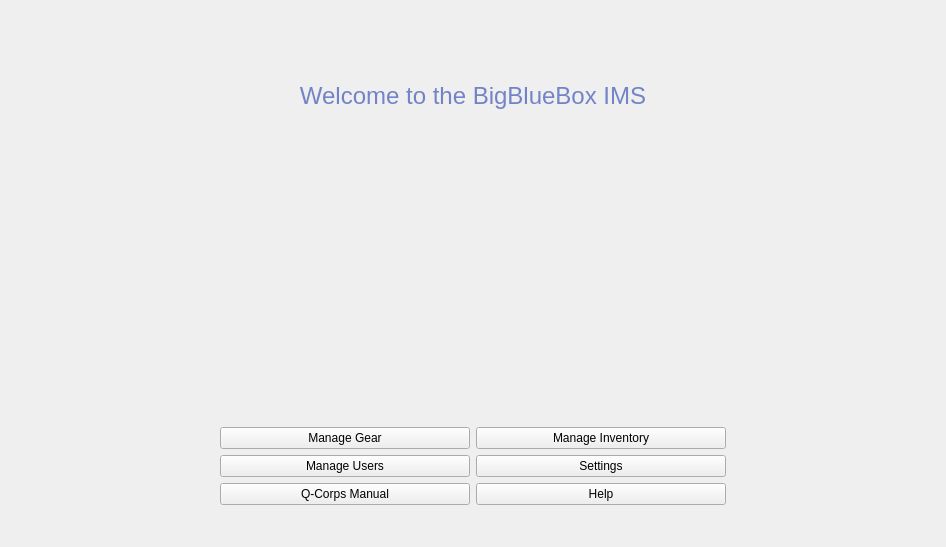
<?xml version="1.0" encoding="UTF-8"?>
<ui version="4.0">
 <class>MainMenu</class>
 <widget class="QWidget" name="MainMenu">
  <property name="geometry">
   <rect>
    <x>0</x>
    <y>0</y>
    <width>946</width>
    <height>547</height>
   </rect>
  </property>
  <property name="windowTitle">
   <string>Form</string>
  </property>
  <layout class="QGridLayout" name="gridLayout">
   <item row="0" column="0">
    <widget class="QStackedWidget" name="horizontalStackedWidget">
     <widget class="QWidget" name="horizontalStackedWidgetPage1">
      <layout class="QVBoxLayout" name="verticalLayout_2">
       <item>
        <layout class="QVBoxLayout" name="verticalLayout">
         <item>
          <spacer name="verticalSpacer_3">
           <property name="orientation">
            <enum>Qt::Vertical</enum>
           </property>
           <property name="sizeType">
            <enum>QSizePolicy::Maximum</enum>
           </property>
           <property name="sizeHint" stdset="0">
            <size>
             <width>20</width>
             <height>100</height>
            </size>
           </property>
          </spacer>
         </item>
         <item>
          <widget class="QLabel" name="label">
           <property name="text">
            <string>&lt;html&gt;&lt;head/&gt;&lt;body&gt;&lt;p align=&quot;center&quot;&gt;&lt;span style=&quot; font-size:18pt; color:#7383c8;&quot;&gt;Welcome to the BigBlueBox IMS&lt;/span&gt;&lt;/p&gt;&lt;/body&gt;&lt;/html&gt;</string>
           </property>
          </widget>
         </item>
         <item>
          <spacer name="verticalSpacer">
           <property name="orientation">
            <enum>Qt::Vertical</enum>
           </property>
           <property name="sizeType">
            <enum>QSizePolicy::Preferred</enum>
           </property>
           <property name="sizeHint" stdset="0">
            <size>
             <width>20</width>
             <height>350</height>
            </size>
           </property>
          </spacer>
         </item>
         <item>
          <layout class="QGridLayout" name="gridLayout_2">
           <item row="1" column="0">
            <spacer name="horizontalSpacer_2">
             <property name="orientation">
              <enum>Qt::Horizontal</enum>
             </property>
             <property name="sizeHint" stdset="0">
              <size>
               <width>200</width>
               <height>20</height>
              </size>
             </property>
            </spacer>
           </item>
           <item row="1" column="2">
            <widget class="QPushButton" name="pushButton_gotoInv">
             <property name="sizePolicy">
              <sizepolicy hsizetype="Fixed" vsizetype="Fixed">
               <horstretch>1</horstretch>
               <verstretch>0</verstretch>
              </sizepolicy>
             </property>
             <property name="maximumSize">
              <size>
               <width>350</width>
               <height>16777215</height>
              </size>
             </property>
             <property name="text">
              <string>Manage Inventory</string>
             </property>
             <property name="checkable">
              <bool>false</bool>
             </property>
            </widget>
           </item>
           <item row="1" column="3">
            <spacer name="horizontalSpacer_3">
             <property name="orientation">
              <enum>Qt::Horizontal</enum>
             </property>
             <property name="sizeType">
              <enum>QSizePolicy::Expanding</enum>
             </property>
             <property name="sizeHint" stdset="0">
              <size>
               <width>200</width>
               <height>20</height>
              </size>
             </property>
            </spacer>
           </item>
           <item row="1" column="1">
            <widget class="QPushButton" name="pushButton_2">
             <property name="sizePolicy">
              <sizepolicy hsizetype="Fixed" vsizetype="Fixed">
               <horstretch>1</horstretch>
               <verstretch>0</verstretch>
              </sizepolicy>
             </property>
             <property name="maximumSize">
              <size>
               <width>350</width>
               <height>16777215</height>
              </size>
             </property>
             <property name="text">
              <string>Manage Gear</string>
             </property>
            </widget>
           </item>
           <item row="2" column="2">
            <widget class="QPushButton" name="pushButton_gotoSettings">
             <property name="text">
              <string>Settings</string>
             </property>
            </widget>
           </item>
           <item row="2" column="1">
            <widget class="QPushButton" name="pushButton_4">
             <property name="text">
              <string>Manage Users</string>
             </property>
            </widget>
           </item>
           <item row="3" column="1">
            <widget class="QPushButton" name="pushButton_5">
             <property name="text">
              <string>Q-Corps Manual</string>
             </property>
            </widget>
           </item>
           <item row="3" column="2">
            <widget class="QPushButton" name="pushButton_6">
             <property name="text">
              <string>Help</string>
             </property>
            </widget>
           </item>
          </layout>
         </item>
         <item>
          <spacer name="verticalSpacer_2">
           <property name="orientation">
            <enum>Qt::Vertical</enum>
           </property>
           <property name="sizeHint" stdset="0">
            <size>
             <width>20</width>
             <height>40</height>
            </size>
           </property>
          </spacer>
         </item>
         <item>
          <spacer name="horizontalSpacer">
           <property name="orientation">
            <enum>Qt::Horizontal</enum>
           </property>
           <property name="sizeHint" stdset="0">
            <size>
             <width>40</width>
             <height>20</height>
            </size>
           </property>
          </spacer>
         </item>
         <item>
          <layout class="QHBoxLayout" name="horizontalLayout"/>
         </item>
        </layout>
       </item>
      </layout>
     </widget>
    </widget>
   </item>
  </layout>
 </widget>
 <resources/>
 <connections/>
</ui>
